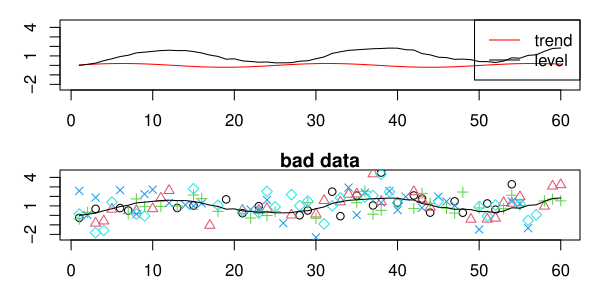

The script that drew this image:
###################################################
### code chunk number 30: Cs702_multivariate
###################################################
par(mfrow = c(2, 1), mar = c(3, 3, 1, 1))
ylims <- c(min(ym, na.rm = TRUE), max(ym, na.rm = TRUE))
plot(t, trend, ylim = ylims, col = "red", type = "l")
lines(t, level, col = "black")
legend("topright", c("trend", "level"), lty = 1, col = c("red", "black"))
matplot(t, t(ym), pch = 1:n, ylab = "y", xlab = "", ylim = ylims, main = "bad data")
lines(t, level)
